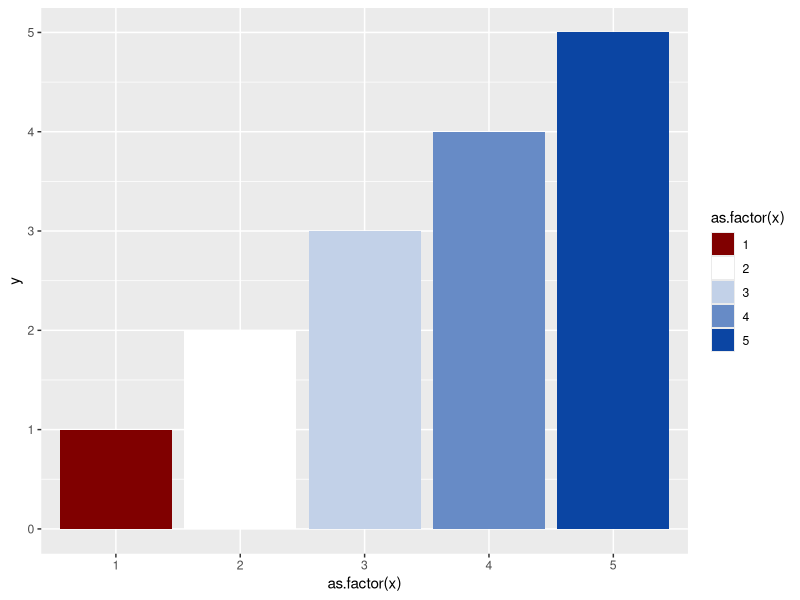
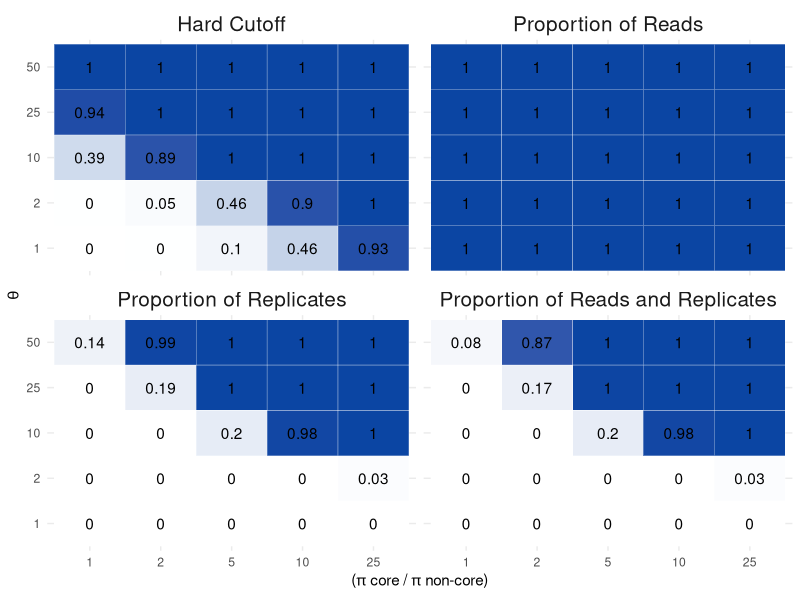
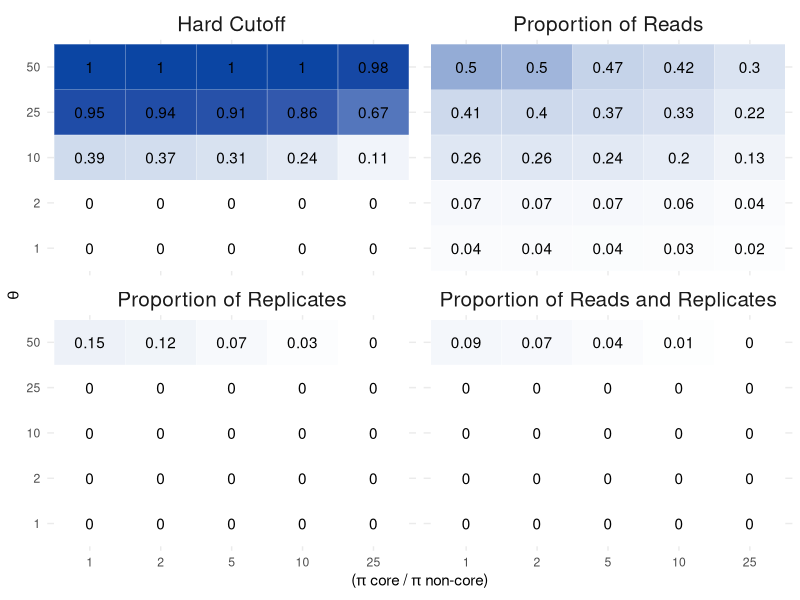
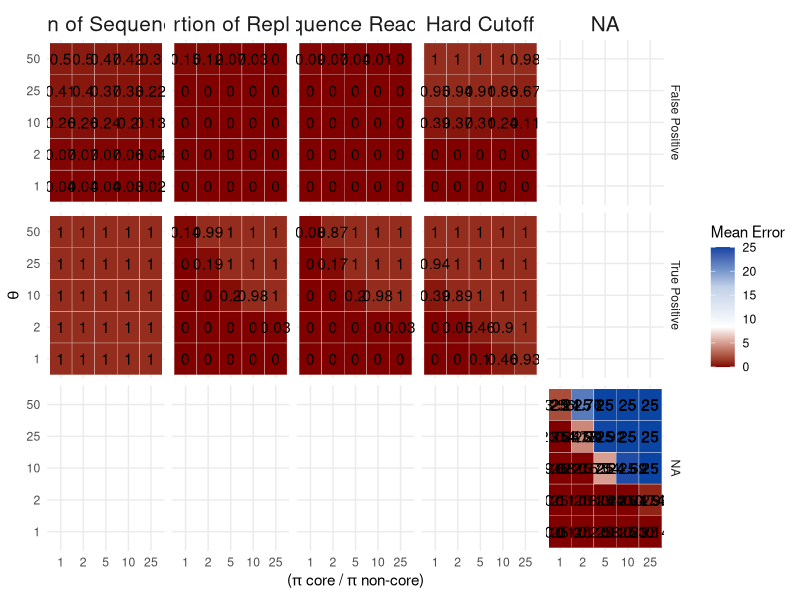
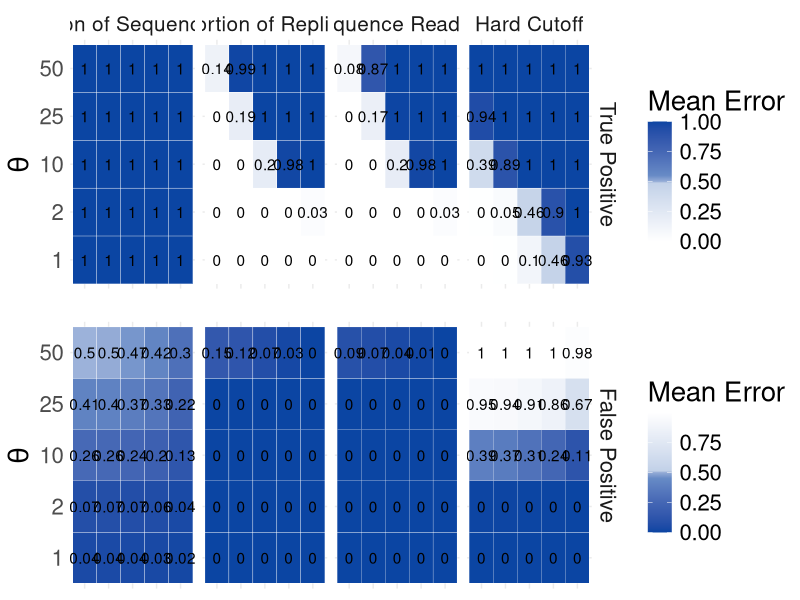
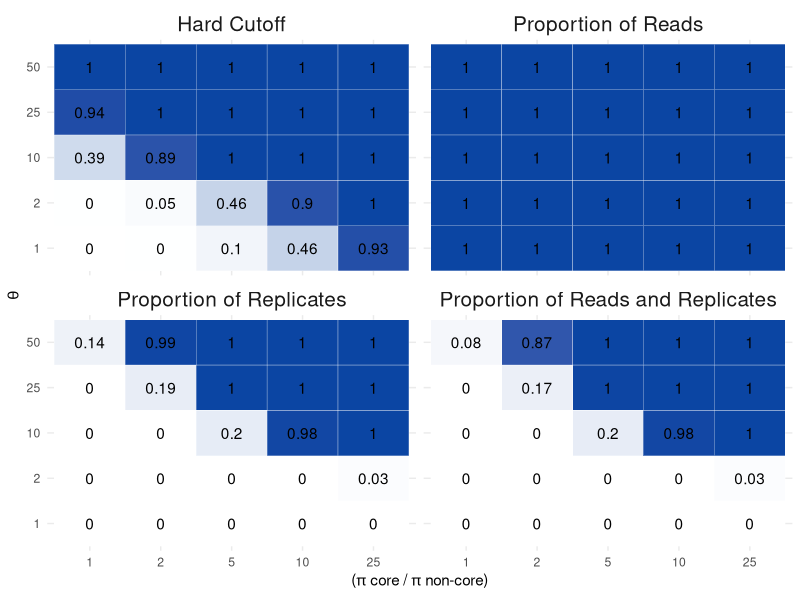
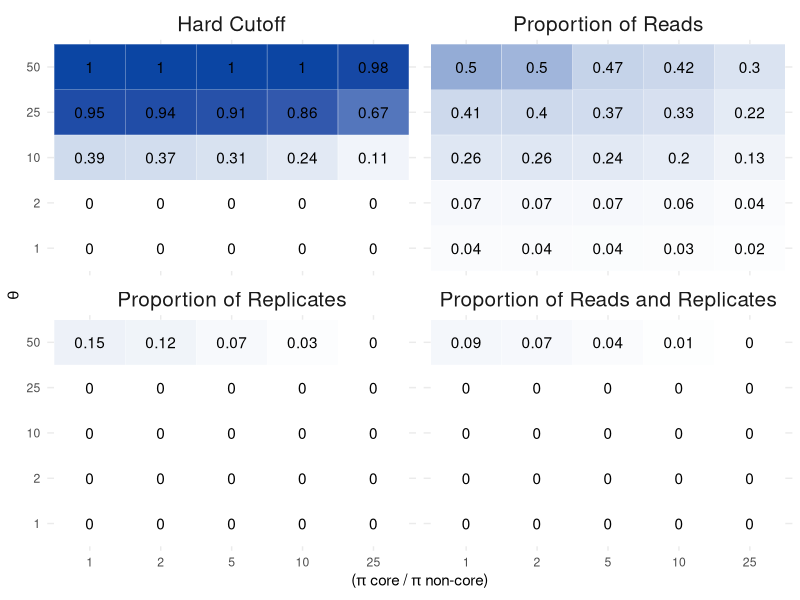

These figures' R source, in order:
## ---- chunk 1
library(MCMCpack)
library(tidyverse)
library(ggplot2)
library(RColorBrewer)
library(gridExtra)
## ---- chunk 2
# set the structure of our simlulated taxa table (not proritions of taxa, just rows by columns and expected core)
ntaxa<-1000
ncore<-25
nsites<-50
nreads<-2e06
nsims<-250
## ---- chunk 3
corenoncoreratio<-c(1,2,5,10,25)
p.core<-corenoncoreratio/(ntaxa - ncore + corenoncoreratio*ncore)
p.noncore<-( 1-(p.core*ncore) )/ (ntaxa - ncore)

theta<-c(1, 2, 10, 25, 50) #intensity parameter
## ---- chunk 4
## do a set of simulations across input parameter values and number of replicates ------
## set up the storage of input and output for the 25 simulation conditions
## quantify TP (true positives) and FP (false positives)
sim.df<-data.frame(expand.grid(corenoncoreratio=corenoncoreratio, theta=theta), 
           p.core=rep(p.core, length(theta)), 
           p.noncore=rep(p.noncore, length(theta)),

           meanerrorHardCutTP= numeric(length(p.core) * length(theta)),
           meanerrorPropReadTP = numeric(length(p.core) * length(theta)),
           meanerrorPropRepsTP = numeric(length(p.core) * length(theta)),
           meanerrorPropReadRepsTP = numeric(length(p.core) * length(theta)),
          meanerrorHardCutFP= numeric(length(p.core) * length(theta)),
           meanerrorPropReadFP = numeric(length(p.core) * length(theta)),
           meanerrorPropRepsFP = numeric(length(p.core) * length(theta)),
           meanerrorPropReadRepsFP = numeric(length(p.core) * length(theta))
           )
           #error2.5 = numeric(length(p.core) * length(theta)),
           #error97.5 = numeric(length(p.core) * length(theta)))

#sim.df
## ---- chunk 5
for(trt in 1:(nrow(sim.df))){
    
    # create empty vectors to store output for each method for every simulation
    tmp.err.HardCutTP <-  numeric(nsims)
    tmp.err.PropReadTP <- numeric(nsims)
    tmp.err.PropRepsTP <- numeric(nsims)
    tmp.err.PropReadRepsTP <- numeric(nsims)
    tmp.err.HardCutFP <-  numeric(nsims)
    tmp.err.PropReadFP <- numeric(nsims)
    tmp.err.PropRepsFP <- numeric(nsims)
    tmp.err.PropReadRepsFP <- numeric(nsims)
    tmp.err.HardCutTP_num <-  numeric(nsims)
    tmp.err.PropReadTP_num <- numeric(nsims)
    tmp.err.PropRepsTP_num <- numeric(nsims)
    tmp.err.PropReadRepsTP_num <- numeric(nsims)
    tmp.err.HardCutFP_num <-  numeric(nsims)
    tmp.err.PropReadFP_num <- numeric(nsims)
    tmp.err.PropRepsFP_num <- numeric(nsims)
    tmp.err.PropReadRepsFP_num <- numeric(nsims)
  for(i in 1:nsims){
    # create a single OTU table for all four methods to be compared against
    replicateSim <- round(rdirichlet(nsites, c(rep(sim.df$p.core[trt] * sim.df$theta[trt], ncore), 
                                               rep(sim.df$p.noncore[trt] * sim.df$theta[trt], ntaxa-ncore))) * nreads)
    
    # find true and false positives
    # true positives are those that meet in the criterion in the first 1:ncore taxa.  The remaining taxa are not part of the core, so any taxa meeting the criterion in that set are false positives
    
    # hard cut off method
    # tmp.err.HardCut[i] <-  sum(colSums((replicateSim >= 25)) >= 5) - ncore
    tmp.err.HardCutTP[i] <-  sum((colSums((replicateSim >= 25)) >= 5)[1:ncore])
    tmp.err.HardCutFP[i] <-  sum((colSums((replicateSim >= 25)) >= 5)[(ncore+1):ntaxa])

    # Prop reads
    #tmp.err.PropRead[i] <- sum(cumsum(sort(colSums(replicateSim)/sum(rowSums(replicateSim))))>=0.25)  - ncore
    tmp.err.PropReadTP[i] <- sum((cumsum(sort(colSums(replicateSim)/sum(rowSums(replicateSim)), decreasing = T))<= 0.75)[1:ncore])
    tmp.err.PropReadFP[i] <- sum((cumsum(sort(colSums(replicateSim)/sum(rowSums(replicateSim)), decreasing = T))<= 0.75)[(ncore+1):ntaxa])  
   
     # Prop Reps
    #tmp.err.PropReps[i] <- sum(colSums(replicateSim)>10*nrow(replicateSim))  - ncore
    #Sites in rows, otus in Columns
    tmp.err.PropRepsTP[i] <- sum((colSums(replicateSim>0) >= (0.5 * nsites))[1:ncore])  
    tmp.err.PropRepsFP[i] <- sum((colSums(replicateSim>0) >= (0.5 * nsites))[(ncore+1):ntaxa])   
    
    # Proportion of reps and reads
    #tmp.err.PropReadReps[i] <- sum((colSums(replicateSim>0) >= (0.5 * nsites)) & (colSums(replicateSim) >= sum(replicateSim) * 1/1000) )  - ncore
    tmp.err.PropReadRepsTP[i] <- sum(((colSums(replicateSim>0) >= (0.5 * nsites)) & (colSums(replicateSim) >= sum(replicateSim) * 1/1000) )[1:ncore]) 
    tmp.err.PropReadRepsFP[i] <- sum(((colSums(replicateSim>0) >= (0.5 * nsites)) & (colSums(replicateSim) >= sum(replicateSim) * 1/1000) )[(ncore+1):ntaxa]) 
  }
  
  # fill the dataframe from the chunk above with these values for later plotting
  sim.df$meanerrorHardCutTP[trt] <- mean(tmp.err.HardCutTP) / ncore
  sim.df$meanerrorPropReadTP[trt] <- mean(tmp.err.PropReadTP) / ncore
  sim.df$meanerrorPropRepsTP[trt] <- mean(tmp.err.PropRepsTP) / ncore
  sim.df$meanerrorPropReadRepsTP[trt] <- mean(tmp.err.PropReadRepsTP) / ncore
  
  sim.df$meanerrorHardCutFP[trt] <- mean(tmp.err.HardCutFP) / (ntaxa - ncore)
  sim.df$meanerrorPropReadFP[trt] <- mean(tmp.err.PropReadFP) / (ntaxa - ncore)
  sim.df$meanerrorPropRepsFP[trt] <- mean(tmp.err.PropRepsFP) / (ntaxa - ncore)
  sim.df$meanerrorPropReadRepsFP[trt] <- mean(tmp.err.PropReadRepsFP) / (ntaxa - ncore)
  
  sim.df$meanerrorHardCutTP_num[trt] <- mean(tmp.err.HardCutTP) 
sim.df$meanerrorPropReadTP_num[trt] <- mean(tmp.err.PropReadTP) 
  sim.df$meanerrorPropRepsTP_num[trt] <- mean(tmp.err.PropRepsTP) 
  sim.df$meanerrorPropReadRepsTP_num[trt] <- mean(tmp.err.PropReadRepsTP) 
  
  sim.df$meanerrorHardCutFP_num[trt] <- mean(tmp.err.HardCutFP) 
  sim.df$meanerrorPropReadFP_num[trt] <- mean(tmp.err.PropReadFP) 
  sim.df$meanerrorPropRepsFP_num[trt] <- mean(tmp.err.PropRepsFP) 
  sim.df$meanerrorPropReadRepsFP_num[trt] <- mean(tmp.err.PropReadRepsFP)
}
## ---- chunk 6
myPalette <- c("#800000", "#ffffff", "#C2D1E8", "#678BC6", "#0b45a3")
myPalette2 <- c("#ffffff", "#C2D1E8", "#678BC6", "#0b45a3")
myPalette3 <- c("#ffffff", "#C2D1E8")

df <- data.frame(x = c(1,2,3,4,5), y = c(1,2,3,4,5))

ggplot(df, aes(x = as.factor(x), y = y)) +
  geom_bar(stat = "identity", aes(fill = as.factor(x))) +
  scale_fill_manual(values = myPalette)
## ---- chunk 7
sim.df_gg <- sim.df %>%
  dplyr::select(1:8) %>%
  gather(method, prob, c(5:8)) %>%
  mutate(method = factor(method, levels = c("meanerrorHardCutTP",
                                            "meanerrorPropReadTP",  
                                            "meanerrorPropRepsTP",
                                          "meanerrorPropReadRepsTP"), labels = c("Hard Cutoff", "Proportion of Reads", "Proportion of Replicates", "Proportion of Reads and Replicates")))

ggplot(sim.df_gg, aes(x = as.factor(corenoncoreratio), y = as.factor(theta))) +
  geom_tile(aes(fill = prob), colour = "white") +
  facet_wrap(.~method, nrow = 2) +
  theme(legend.text=element_text(size=2)) +
  theme_minimal() +
  scale_fill_gradientn(colours = myPalette2, values = scales::rescale(c(-1000, -500, -25,0, 100, 500, 1000))) +
  geom_text(aes(label = round(sim.df_gg$prob, digits = 2))) +
   labs(x = expression(paste("(", pi, " core / ", pi, " non-core)")),
       y = expression(paste(theta)),
       fill = "Mean Error") +
  theme(strip.text.x = element_text(size = 15)) + theme(legend.position = "none")

ggsave("figure2.png", width = 9, height  = 8, dpi = 300)
## ---- chunk 8
sim.df_gg <- sim.df %>%
  dplyr::select(1,2,3,4,9,10,11,12) %>%
  gather(method, prob, c(5:8)) %>%
  mutate(method = factor(method, levels = c("meanerrorHardCutFP",
                                            "meanerrorPropReadFP",  
                                            "meanerrorPropRepsFP",
                                          "meanerrorPropReadRepsFP"), labels = c("Hard Cutoff", "Proportion of Reads", "Proportion of Replicates", "Proportion of Reads and Replicates")))

ggplot(sim.df_gg, aes(x = as.factor(corenoncoreratio), y = as.factor(theta))) +
  geom_tile(aes(fill = prob), colour = "white") +
  facet_wrap(.~method, nrow = 2) +
  theme(legend.text=element_text(size=2)) +
  theme_minimal() +
  scale_fill_gradientn(colours = myPalette2, values = scales::rescale(c(-1000, -500, -25,0, 100, 500, 1000))) +
  geom_text(aes(label = round(sim.df_gg$prob, digits = 2))) +
   labs(x = expression(paste("(", pi, " core / ", pi, " non-core)")),
       y = expression(paste(theta)),
       fill = "Mean Error") +
  theme(strip.text.x = element_text(size = 15)) + theme(legend.position = "none")

ggsave("figure3.png", width = 9, height  = 8, dpi = 300)
## ---- chunk 9
library(tidyverse)

sim.df$meanerrorHardCutTF_num <- sim.df$meanerrorHardCutTP_num - sim.df$meanerrorHardCutFP_num
sim.df$meanerrorPropReadTF_num <- sim.df$meanerrorPropReadTP_num - sim.df$meanerrorPropReadFP_num
sim.df$meanerrorPropRepsTF_num <- sim.df$meanerrorPropRepsTP_num - sim.df$meanerrorPropRepsFP_num
sim.df$meanerrorPropReadRepsTF_num <- sim.df$meanerrorPropReadRepsTP_num - sim.df$meanerrorPropReadRepsFP_num

sim.df_all <- sim.df %>%
  gather(method, mean, 5:16) %>%
  separate(method, into = c('method', 'error'), sep = -2, convert = TRUE) 

sim.df_all$method <- as.factor(sim.df_all$method)
sim.df_all$error <- as.factor(sim.df_all$error)

sim.df_all <- sim.df_all %>%
    mutate(method = factor(method, levels = c("meanerrorHardCut",
                                            "meanerrorPropRead",  
                                          "meanerrorPropReadReps",
                                          "meanerrorPropReps"), labels = c("Hard Cutoff", "Proportion of Sequence Reads", "Proportion of Sequence Reads and Replicates", "Proportion of Replicates")))

sim.df_all <- sim.df_all %>%
    mutate(error = factor(error, levels = c("FP", "TF", "TP"), labels = c("False Positive", "TP-FP", "True Positive")))

sim.df_all$method <- factor(sim.df_all$method, 
                            levels = c("Proportion of Sequence Reads", 
                                       "Proportion of Replicates", 
                                       "Proportion of Sequence Reads and Replicates", 
                                       "Hard Cutoff"))

ggplot(sim.df_all, aes(x = as.factor(corenoncoreratio), y = as.factor(theta))) +
  geom_tile(aes(fill = mean), colour = "white") +
  facet_grid(error~method) +
  theme(legend.text=element_text(size=2)) +
  theme_minimal() +
  scale_fill_gradientn(colours = myPalette, values = scales::rescale(c(-0.5, 0, .5, .75, 1))) +
  geom_text(aes(label = round(sim.df_all$mean, digits = 2))) +
   labs(x = expression(paste("(", pi, " core / ", pi, " non-core)")),
       y = expression(paste(theta)),
       fill = "Mean Error") +
  theme(strip.text.x = element_text(size = 15))
## ---- chunk 10
tp <- sim.df_all %>%
  filter(sim.df_all$error == "True Positive")

tp_plot <- ggplot(tp, aes(x = as.factor(corenoncoreratio), y = as.factor(theta))) +
  geom_tile(aes(fill = mean), colour = "white") +
  facet_grid(error~method) +
  theme(legend.text=element_text(size=2)) +
  theme_minimal() +
  scale_fill_gradientn(colours = myPalette2, values = scales::rescale(c(-1000, -500, -25,0, 100, 500, 1000))) +
  geom_text(aes(label = round(tp$mean, digits = 2))) +
   labs(x = expression(paste("(", pi, " core / ", pi, " non-core)")),
       y = expression(paste(theta)),
       fill = "Mean Error") +
  theme(strip.text.x = element_text(size = 15)) +
    theme(axis.title.x=element_blank(),
        axis.text.x=element_blank(),
        axis.ticks.x=element_blank()) +
    theme(text = element_text(size = 20))
## ---- chunk 11
fp <- sim.df_all %>%
  filter(sim.df_all$error == "False Positive")

fp_plot <- ggplot(fp, aes(x = as.factor(corenoncoreratio), y = as.factor(theta))) +
  geom_tile(aes(fill = mean), colour = "white") +
  facet_grid(error~method) +
  theme(legend.text=element_text(size=2)) +
  theme_minimal() +
    scale_fill_gradientn(colours = myPalette2, values = scales::rescale(c(1000, 500, 25,0, -100, -500, -1000))) +
  geom_text(aes(label = round(fp$mean, digits = 2))) +
   labs(x = expression(paste("(", pi, " core / ", pi, " non-core)")),
       y = expression(paste(theta)),
       fill = "Mean Error") +
  theme(strip.text.x = element_text(size = 0)) +
    theme(axis.title.x=element_blank(),
        axis.text.x=element_blank(),
        axis.ticks.x=element_blank()) +
    theme(text = element_text(size = 20))
## ---- chunk 12
tf <- sim.df_all %>%
  filter(sim.df_all$error == "TP-FP")

tf_plot <- ggplot(tf, aes(x = as.factor(corenoncoreratio), y = as.factor(theta))) +
  geom_tile(aes(fill = mean), colour = "white") +
  facet_grid(error~method) +
  theme(legend.text=element_text(size=2)) +
  theme_minimal() +
  scale_fill_gradientn(colours = myPalette, values = scales::rescale(c(-0.5, 0, .5, .75, 1))) +
  geom_text(aes(label = round(tf$mean, digits = 2))) +
   labs(x = expression(paste("(", pi, " core / ", pi, " non-core)")),
       y = expression(paste(theta)),
       fill = "Mean Error") +
  theme(strip.text.x = element_text(size = 0)) +
  theme(text = element_text(size = 20))
## ---- chunk 13

gridExtra::grid.arrange(tp_plot, fp_plot, nrow = 2)

g <- gridExtra::arrangeGrob(tp_plot, fp_plot, nrow=2) #generates g
ggsave(file="Fig2.pdf", g, width = 25, height = 15) #saves g
